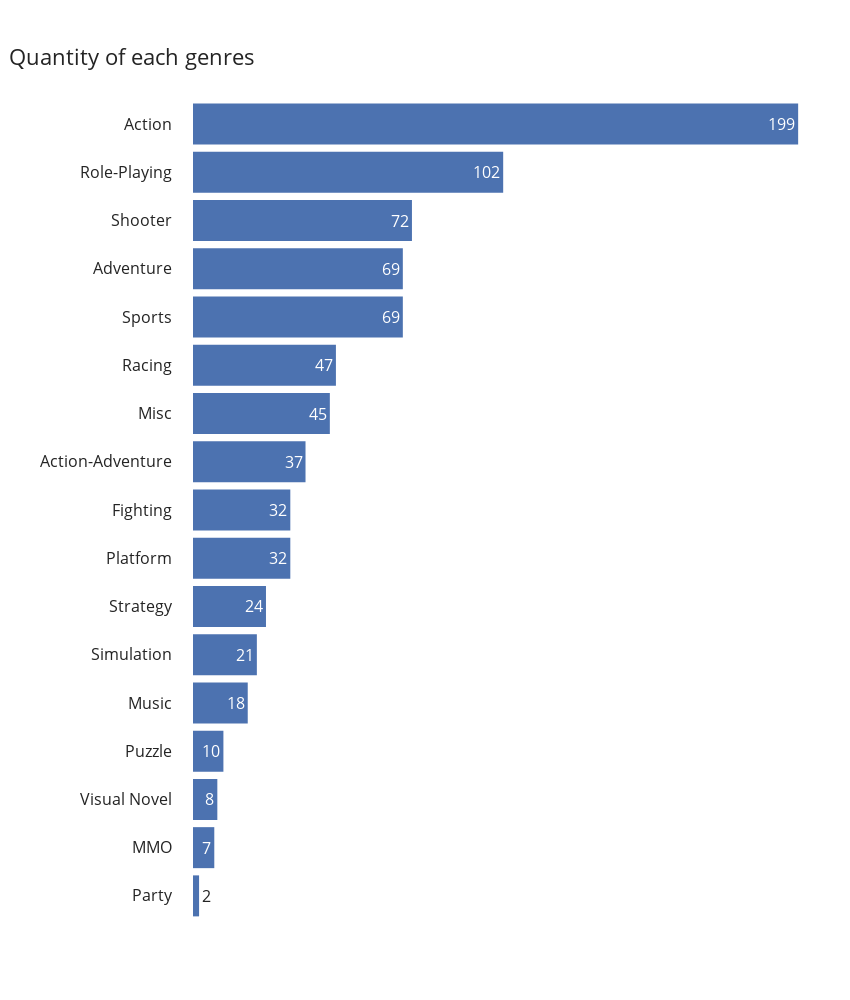

Source (notebook cell):
### Code cell
histogram(df_ps4, y='Genre')

### Figure 1 — Plotly figure (JSON) as saved in the notebook; plotly's stock layout.template omitted (floating-point values rounded to 4 significant figures; data arrays with more than 128 entries replaced by an {"elided": "..."} marker saying what was removed)
{"data": [{"alignmentgroup": "True", "bingroup": "y", "histfunc": "count", "hovertemplate": "count=%{x}<br>Genre=%{y}<extra></extra>", "legendgroup": "", "marker": {"color": "rgb(76,114,176)", "pattern": {"shape": ""}}, "name": "", "offsetgroup": "", "orientation": "h", "showlegend": false, "textfont": {"size": 16}, "texttemplate": "%{value}", "type": "histogram", "xaxis": "x", "y": {"elided": "794 str values"}, "yaxis": "y"}], "layout": {"bargap": 0.15, "barmode": "relative", "font": {"size": 16}, "height": 1000, "legend": {"tracegroupgap": 0}, "margin": {"l": 20, "pad": 20, "r": 20}, "paper_bgcolor": "rgba(0,0,0,0)", "plot_bgcolor": "rgba(0,0,0,0)", "title": {"text": "Quantity of each genres", "x": 0.01, "xanchor": "left", "y": 0.95, "yanchor": "top"}, "width": 850, "xaxis": {"anchor": "y", "domain": [0, 1], "showgrid": false, "title": {"text": ""}, "visible": false, "zeroline": false}, "yaxis": {"anchor": "x", "automargin": true, "categoryorder": "total ascending", "domain": [0, 1], "showgrid": false, "title": {"text": ""}, "zeroline": false}}}
